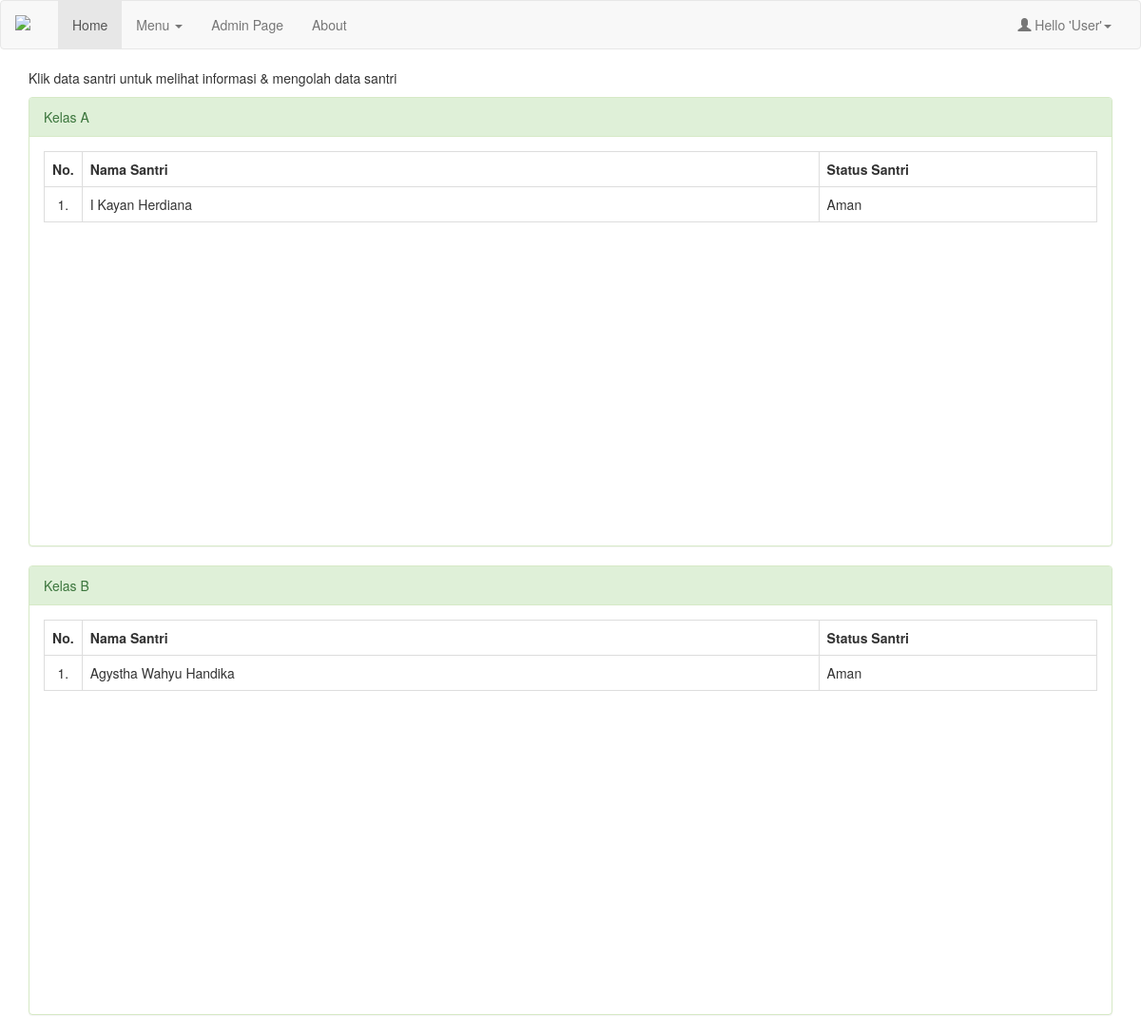
Page /admin/index.php?m=absensi on the committed database.
### tables this page shows
CREATE TABLE `tbkelas` (
  `IdKelas` int(11) NOT NULL,
  `NamaKelas` varchar(50) NOT NULL,
  `TahunKelas` int(11) NOT NULL,
  `KeteranganKelas` text NOT NULL
);

CREATE TABLE `tbsantri` (
  `IdSantri` int(11) NOT NULL,
  `Nama` varchar(50) NOT NULL,
  `NamaLengkap` varchar(100) NOT NULL,
  `JenisKelamin` int(2) NOT NULL,
  `TempatLahir` varchar(40) NOT NULL,
  `TglLahir` date NOT NULL,
  `AnakKe` int(5) NOT NULL,
  `Dari` int(11) NOT NULL,
  `Bahasa` varchar(40) NOT NULL,
  `KebutuhanKhusus` int(11) NOT NULL,
  `SekolahTerakhir` varchar(20) NOT NULL,
  `NamaSekolah` varchar(50) NOT NULL,
  `AlamatSekolah` text NOT NULL,
  `TinggalDengan` varchar(30) NOT NULL,
  `NomorKK` varchar(50) NOT NULL,
  `NamaJalan` text NOT NULL,
  `RT` varchar(50) NOT NULL,
  `RW` varchar(50) NOT NULL,
  `Desa` varchar(50) NOT NULL,
  `Kecamatan` varchar(100) NOT NULL,
  `Kabupaten` varchar(100) NOT NULL,
  `Provinsi` varchar(100) NOT NULL,
  `StatusSantri` varchar(30) NOT NULL,
  `IdProgram` int(11) NOT NULL,
  `IdKelas` int(11) NOT NULL
);

### admin/absensi.php (the view, shortened to what this page needs)
<?php
    $sql = "SELECT * FROM tbkelas";
    $query = mysqli_query($conn, $sql);
?>
<htmL>
    <p>Klik data santri untuk melihat informasi & mengolah data santri</p>
    <?php
        while($data = mysqli_fetch_object($query)) {
    ?>
    <div class="panel panel-success">
        <div class="panel-heading"><?php echo "Kelas ".$data->NamaKelas?></div>
        <div class="panel-body" style="height:430px;overflow-y: auto;">
            <table class="table table-bordered table-hover">
                <tr>
                    <th width="2%" align="center">No. </th>
                    <th align="center">Nama Santri </th>
                    <th align="center">Status Santri</th>
                </tr>
                <?php
                $sql1 = "SELECT * FROM tbsantri WHERE IdKelas = '$data->IdKelas'";
                $query1 = mysqli_query($conn, $sql1);
                $no = 1;
                while ($data1 = mysqli_fetch_object($query1)) {?>
                <tr class="rowHref" data-href="index.php?m=absen_detail&ID=<?php echo $data1->IdSantri?>">
                    <td align="center" width="2%"><?php echo $no++."."?></td>
                    <td width="70%"><?php echo $data1->NamaLengkap?></td>
                    <td><?php echo $data1->StatusSantri?></td>
                </tr>
                <?php } ?>
            </table>
        </div>
    </div>
    <?php } ?>
</htmL>

### admin/index.php (shortened to what this page needs)
<!DOCTYPE html>
<html lang="en">
<head>
    <link href="../assets/css/bootstrap.min.css" rel="stylesheet">
    <link href="../assets/css/style.css" rel="stylesheet">
</head>
<body>
        <nav class="navbar navbar-default">
          <div class="container-fluid">
            <div class="navbar-header">
              <a class="navbar-brand" href="#"><img src="assets/image/component/logo.png" width="30"></a>
            </div>
            <div id="navbar" class="navbar-collapse collapse">
              <ul class="nav navbar-nav">
                <li class="active"><a href="index.php">Home</a></li>
                <li class="dropdown">
                    <a href="#" class="dropdown-toggle" data-toggle="dropdown" role="button" aria-haspopup="true" aria-expanded="false">Menu <span class="caret"></span></a>
                  </li>
                <li><a href="#">Admin Page</a></li>
                <li><a href="#">About</a></li>
              </ul>
              <ul class="nav navbar-nav navbar-right">
                    <li class="dropdown">
                            <a href="#" class="dropdown-toggle" data-toggle="dropdown" role="button" aria-haspopup="true" aria-expanded="false"><span class="glyphicon glyphicon-user"></span>&nbsp;Hello 'User'<span class="caret"></span></a>
                          </li>
              </ul>
            </div>
          </div>
        </nav>
    <div class="container">
      <?php
      include 'config.php';
      $m = $_GET['m'];
      if ($m=='inputdata') {
        include 'daftarsantri.php';
      }elseif ($m=='inputprogram') {
        include 'daftarprogram.php';
      }elseif ($m=='absensi') {
        include 'absensi.php';
      }elseif ($m=='inputkelas') {
        include 'daftarkelas.php';
      }elseif ($m=='absen_detail') {
        include 'absensi_detail.php';
      }else {
        include 'home.php';
      }
      ?>
    </div>
</body>
</html>

### rows in the picture
tbkelas: NamaKelas "A"
tbsantri: NamaLengkap "I Kayan Herdiana", StatusSantri "Aman"
tbkelas: NamaKelas "B"
tbsantri: NamaLengkap "Agystha Wahyu Handika", StatusSantri "Aman"
